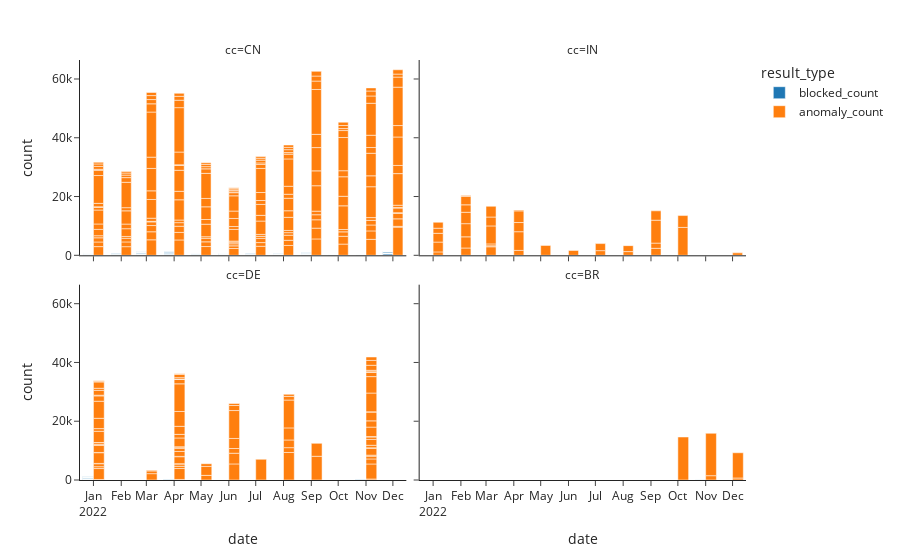

The cell this chart's notebook holds for it:
### Code cell
plot_graph(df, True)

### Figure 1 — Plotly figure (JSON) as saved in the notebook; plotly's stock layout.template omitted (floating-point values rounded to 4 significant figures; data arrays with more than 128 entries replaced by an {"elided": "..."} marker saying what was removed)
{"data": [{"alignmentgroup": "True", "hovertemplate": "result_type=blocked_count<br>cc=CN<br>date=%{x}<br>count=%{y}<extra></extra>", "legendgroup": "blocked_count", "marker": {"color": "#1F77B4", "pattern": {"shape": ""}}, "name": "blocked_count", "offsetgroup": "blocked_count", "orientation": "v", "showlegend": true, "textposition": "auto", "type": "bar", "x": {"elided": "176 str values"}, "xaxis": "x3", "y": {"elided": "176 int values"}, "yaxis": "y3"}, {"alignmentgroup": "True", "hovertemplate": "result_type=blocked_count<br>cc=IN<br>date=%{x}<br>count=%{y}<extra></extra>", "legendgroup": "blocked_count", "marker": {"color": "#1F77B4", "pattern": {"shape": ""}}, "name": "blocked_count", "offsetgroup": "blocked_count", "orientation": "v", "showlegend": false, "textposition": "auto", "type": "bar", "x": ["2022-01-01T00:00:00", "2022-01-01T00:00:00", "2022-01-01T00:00:00", "2022-01-01T00:00:00", "2022-01-01T00:00:00", "2022-02-01T00:00:00", "2022-02-01T00:00:00", "2022-02-01T00:00:00", "2022-02-01T00:00:00", "2022-02-01T00:00:00", "2022-02-01T00:00:00", "2022-02-01T00:00:00", "2022-03-01T00:00:00", "2022-03-01T00:00:00", "2022-03-01T00:00:00", "2022-03-01T00:00:00", "2022-03-01T00:00:00", "2022-03-01T00:00:00", "2022-04-01T00:00:00", "2022-04-01T00:00:00", "2022-04-01T00:00:00", "2022-04-01T00:00:00", "2022-04-01T00:00:00", "2022-05-01T00:00:00", "2022-06-01T00:00:00", "2022-07-01T00:00:00", "2022-07-01T00:00:00", "2022-08-01T00:00:00", "2022-08-01T00:00:00", "2022-09-01T00:00:00", "2022-09-01T00:00:00", "2022-09-01T00:00:00", "2022-09-01T00:00:00", "2022-10-01T00:00:00", "2022-10-01T00:00:00", "2022-12-01T00:00:00"], "xaxis": "x4", "y": [2, 1, 1, 5, 4, 1, 1, 1, 8, 2, 2, 1, 1, 1, 2, 5, 2, 2, 1, 2, 5, 1, 1, 1, 1, 1, 1, 2, 4, 1, 2, 1, 3, 2, 2, 1], "yaxis": "y4"}, {"alignmentgroup": "True", "hovertemplate": "result_type=blocked_count<br>cc=DE<br>date=%{x}<br>count=%{y}<extra></extra>", "legendgroup": "blocked_count", "marker": {"color": "#1F77B4", "pattern": {"shape": ""}}, "name": "blocked_count", "offsetgroup": "blocked_count", "orientation": "v", "showlegend": false, "textposition": "auto", "type": "bar", "x": ["2022-01-01T00:00:00", "2022-01-01T00:00:00", "2022-01-01T00:00:00", "2022-01-01T00:00:00", "2022-01-01T00:00:00", "2022-01-01T00:00:00", "2022-01-01T00:00:00", "2022-01-01T00:00:00", "2022-01-01T00:00:00", "2022-01-01T00:00:00", "2022-01-01T00:00:00", "2022-01-01T00:00:00", "2022-01-01T00:00:00", "2022-01-01T00:00:00", "2022-01-01T00:00:00", "2022-01-01T00:00:00", "2022-01-01T00:00:00", "2022-01-01T00:00:00", "2022-01-01T00:00:00", "2022-01-01T00:00:00", "2022-01-01T00:00:00", "2022-01-01T00:00:00", "2022-03-01T00:00:00", "2022-03-01T00:00:00", "2022-03-01T00:00:00", "2022-04-01T00:00:00", "2022-04-01T00:00:00", "2022-04-01T00:00:00", "2022-04-01T00:00:00", "2022-04-01T00:00:00", "2022-04-01T00:00:00", "2022-04-01T00:00:00", "2022-04-01T00:00:00", "2022-04-01T00:00:00", "2022-04-01T00:00:00", "2022-04-01T00:00:00", "2022-04-01T00:00:00", "2022-04-01T00:00:00", "2022-04-01T00:00:00", "2022-04-01T00:00:00", "2022-04-01T00:00:00", "2022-04-01T00:00:00", "2022-04-01T00:00:00", "2022-04-01T00:00:00", "2022-04-01T00:00:00", "2022-04-01T00:00:00", "2022-05-01T00:00:00", "2022-05-01T00:00:00", "2022-05-01T00:00:00", "2022-06-01T00:00:00", "2022-06-01T00:00:00", "2022-06-01T00:00:00", "2022-06-01T00:00:00", "2022-06-01T00:00:00", "2022-06-01T00:00:00", "2022-06-01T00:00:00", "2022-07-01T00:00:00", "2022-08-01T00:00:00", "2022-08-01T00:00:00", "2022-08-01T00:00:00", "2022-08-01T00:00:00", "2022-08-01T00:00:00", "2022-08-01T00:00:00", "2022-08-01T00:00:00", "2022-09-01T00:00:00", "2022-09-01T00:00:00", "2022-11-01T00:00:00", "2022-11-01T00:00:00", "2022-11-01T00:00:00", "2022-11-01T00:00:00", "2022-11-01T00:00:00", "2022-11-01T00:00:00", "2022-11-01T00:00:00", "2022-11-01T00:00:00", "2022-11-01T00:00:00", "2022-11-01T00:00:00", "2022-11-01T00:00:00", "2022-11-01T00:00:00", "2022-11-01T00:00:00", "2022-11-01T00:00:00", "2022-11-01T00:00:00", "2022-11-01T00:00:00", "2022-11-01T00:00:00", "2022-11-01T00:00:00", "2022-11-01T00:00:00", "2022-11-01T00:00:00", "2022-11-01T00:00:00", "2022-11-01T00:00:00", "2022-11-01T00:00:00"], "xaxis": "x", "y": [82, 208, 13, 15, 61, 8, 16, 88, 31, 4, 18, 28, 31, 335, 24, 18, 66, 36, 16, 3, 7, 62, 1, 1, 1, 29, 47, 2, 9, 22, 3, 2, 35, 2, 1, 7, 5, 12, 67, 1, 7, 22, 16, 2, 1, 24, 1, 1, 1, 4, 1, 7, 3, 1, 1, 1, 1, 2, 7, 2, 1, 1, 1, 2, 1, 3, 34, 42, 7, 6, 20, 4, 2, 28, 7, 2, 7, 6, 11, 54, 1, 4, 3, 22, 11, 8, 1, 3, 18], "yaxis": "y"}, {"alignmentgroup": "True", "hovertemplate": "result_type=blocked_count<br>cc=BR<br>date=%{x}<br>count=%{y}<extra></extra>", "legendgroup": "blocked_count", "marker": {"color": "#1F77B4", "pattern": {"shape": ""}}, "name": "blocked_count", "offsetgroup": "blocked_count", "orientation": "v", "showlegend": false, "textposition": "auto", "type": "bar", "x": ["2022-10-01T00:00:00", "2022-11-01T00:00:00", "2022-11-01T00:00:00", "2022-12-01T00:00:00", "2022-12-01T00:00:00"], "xaxis": "x2", "y": [1, 86, 8, 20, 1], "yaxis": "y2"}, {"alignmentgroup": "True", "hovertemplate": "result_type=anomaly_count<br>cc=CN<br>date=%{x}<br>count=%{y}<extra></extra>", "legendgroup": "anomaly_count", "marker": {"color": "#FF7F0E", "pattern": {"shape": ""}}, "name": "anomaly_count", "offsetgroup": "anomaly_count", "orientation": "v", "showlegend": true, "textposition": "auto", "type": "bar", "x": {"elided": "176 str values"}, "xaxis": "x3", "y": {"elided": "176 int values"}, "yaxis": "y3"}, {"alignmentgroup": "True", "hovertemplate": "result_type=anomaly_count<br>cc=IN<br>date=%{x}<br>count=%{y}<extra></extra>", "legendgroup": "anomaly_count", "marker": {"color": "#FF7F0E", "pattern": {"shape": ""}}, "name": "anomaly_count", "offsetgroup": "anomaly_count", "orientation": "v", "showlegend": false, "textposition": "auto", "type": "bar", "x": ["2022-01-01T00:00:00", "2022-01-01T00:00:00", "2022-01-01T00:00:00", "2022-01-01T00:00:00", "2022-01-01T00:00:00", "2022-02-01T00:00:00", "2022-02-01T00:00:00", "2022-02-01T00:00:00", "2022-02-01T00:00:00", "2022-02-01T00:00:00", "2022-02-01T00:00:00", "2022-02-01T00:00:00", "2022-03-01T00:00:00", "2022-03-01T00:00:00", "2022-03-01T00:00:00", "2022-03-01T00:00:00", "2022-03-01T00:00:00", "2022-03-01T00:00:00", "2022-04-01T00:00:00", "2022-04-01T00:00:00", "2022-04-01T00:00:00", "2022-04-01T00:00:00", "2022-04-01T00:00:00", "2022-05-01T00:00:00", "2022-06-01T00:00:00", "2022-07-01T00:00:00", "2022-07-01T00:00:00", "2022-08-01T00:00:00", "2022-08-01T00:00:00", "2022-09-01T00:00:00", "2022-09-01T00:00:00", "2022-09-01T00:00:00", "2022-09-01T00:00:00", "2022-10-01T00:00:00", "2022-10-01T00:00:00", "2022-12-01T00:00:00"], "xaxis": "x4", "y": [1157, 3343, 2985, 1735, 2024, 2487, 3800, 4476, 3879, 2538, 2834, 331, 2902, 324, 658, 6120, 3022, 3653, 1676, 6352, 3128, 3965, 337, 3364, 1652, 1588, 2398, 1258, 2031, 2379, 1771, 7797, 3182, 9491, 4033, 830], "yaxis": "y4"}, {"alignmentgroup": "True", "hovertemplate": "result_type=anomaly_count<br>cc=DE<br>date=%{x}<br>count=%{y}<extra></extra>", "legendgroup": "anomaly_count", "marker": {"color": "#FF7F0E", "pattern": {"shape": ""}}, "name": "anomaly_count", "offsetgroup": "anomaly_count", "orientation": "v", "showlegend": false, "textposition": "auto", "type": "bar", "x": ["2022-01-01T00:00:00", "2022-01-01T00:00:00", "2022-01-01T00:00:00", "2022-01-01T00:00:00", "2022-01-01T00:00:00", "2022-01-01T00:00:00", "2022-01-01T00:00:00", "2022-01-01T00:00:00", "2022-01-01T00:00:00", "2022-01-01T00:00:00", "2022-01-01T00:00:00", "2022-01-01T00:00:00", "2022-01-01T00:00:00", "2022-01-01T00:00:00", "2022-01-01T00:00:00", "2022-01-01T00:00:00", "2022-01-01T00:00:00", "2022-01-01T00:00:00", "2022-01-01T00:00:00", "2022-01-01T00:00:00", "2022-01-01T00:00:00", "2022-01-01T00:00:00", "2022-03-01T00:00:00", "2022-03-01T00:00:00", "2022-03-01T00:00:00", "2022-04-01T00:00:00", "2022-04-01T00:00:00", "2022-04-01T00:00:00", "2022-04-01T00:00:00", "2022-04-01T00:00:00", "2022-04-01T00:00:00", "2022-04-01T00:00:00", "2022-04-01T00:00:00", "2022-04-01T00:00:00", "2022-04-01T00:00:00", "2022-04-01T00:00:00", "2022-04-01T00:00:00", "2022-04-01T00:00:00", "2022-04-01T00:00:00", "2022-04-01T00:00:00", "2022-04-01T00:00:00", "2022-04-01T00:00:00", "2022-04-01T00:00:00", "2022-04-01T00:00:00", "2022-04-01T00:00:00", "2022-04-01T00:00:00", "2022-05-01T00:00:00", "2022-05-01T00:00:00", "2022-05-01T00:00:00", "2022-06-01T00:00:00", "2022-06-01T00:00:00", "2022-06-01T00:00:00", "2022-06-01T00:00:00", "2022-06-01T00:00:00", "2022-06-01T00:00:00", "2022-06-01T00:00:00", "2022-07-01T00:00:00", "2022-08-01T00:00:00", "2022-08-01T00:00:00", "2022-08-01T00:00:00", "2022-08-01T00:00:00", "2022-08-01T00:00:00", "2022-08-01T00:00:00", "2022-08-01T00:00:00", "2022-09-01T00:00:00", "2022-09-01T00:00:00", "2022-11-01T00:00:00", "2022-11-01T00:00:00", "2022-11-01T00:00:00", "2022-11-01T00:00:00", "2022-11-01T00:00:00", "2022-11-01T00:00:00", "2022-11-01T00:00:00", "2022-11-01T00:00:00", "2022-11-01T00:00:00", "2022-11-01T00:00:00", "2022-11-01T00:00:00", "2022-11-01T00:00:00", "2022-11-01T00:00:00", "2022-11-01T00:00:00", "2022-11-01T00:00:00", "2022-11-01T00:00:00", "2022-11-01T00:00:00", "2022-11-01T00:00:00", "2022-11-01T00:00:00", "2022-11-01T00:00:00", "2022-11-01T00:00:00", "2022-11-01T00:00:00", "2022-11-01T00:00:00"], "xaxis": "x", "y": [182, 3718, 622, 1019, 103, 3650, 78, 2368, 367, 604, 50, 3815, 913, 3510, 5810, 1825, 231, 1628, 728, 2143, 192, 254, 2168, 925, 227, 189, 3727, 756, 769, 112, 2376, 108, 1674, 1045, 475, 81, 2996, 1225, 2737, 5049, 9410, 1498, 114, 495, 1123, 218, 1580, 3037, 923, 5471, 3642, 1605, 3420, 9501, 1717, 668, 7049, 9370, 1640, 2616, 4108, 9470, 1264, 686, 8075, 4390, 349, 5102, 1721, 945, 336, 2378, 119, 862, 2000, 829, 144, 3214, 2126, 3022, 60, 6382, 5595, 1410, 241, 492, 1713, 1656, 1161], "yaxis": "y"}, {"alignmentgroup": "True", "hovertemplate": "result_type=anomaly_count<br>cc=BR<br>date=%{x}<br>count=%{y}<extra></extra>", "legendgroup": "anomaly_count", "marker": {"color": "#FF7F0E", "pattern": {"shape": ""}}, "name": "anomaly_count", "offsetgroup": "anomaly_count", "orientation": "v", "showlegend": false, "textposition": "auto", "type": "bar", "x": ["2022-10-01T00:00:00", "2022-11-01T00:00:00", "2022-11-01T00:00:00", "2022-12-01T00:00:00", "2022-12-01T00:00:00"], "xaxis": "x2", "y": [14636, 1471, 14422, 678, 8594], "yaxis": "y2"}], "layout": {"annotations": [{"font": {}, "showarrow": false, "text": "cc=DE", "x": 0.245, "xanchor": "center", "xref": "paper", "y": 0.465, "yanchor": "bottom", "yref": "paper"}, {"font": {}, "showarrow": false, "text": "cc=BR", "x": 0.755, "xanchor": "center", "xref": "paper", "y": 0.465, "yanchor": "bottom", "yref": "paper"}, {"font": {}, "showarrow": false, "text": "cc=CN", "x": 0.245, "xanchor": "center", "xref": "paper", "y": 1.0, "yanchor": "bottom", "yref": "paper"}, {"font": {}, "showarrow": false, "text": "cc=IN", "x": 0.755, "xanchor": "center", "xref": "paper", "y": 1.0, "yanchor": "bottom", "yref": "paper"}], "autosize": true, "barmode": "group", "legend": {"title": {"text": "result_type"}, "tracegroupgap": 0}, "margin": {"t": 60}, "xaxis": {"anchor": "y", "autorange": true, "domain": [0, 0.49], "dtick": "M1", "range": ["2021-12-17", "2022-12-16"], "tickformat": "%b\n%Y", "title": {"text": "date"}, "type": "date"}, "xaxis2": {"anchor": "y2", "autorange": true, "domain": [0.51, 1], "dtick": "M1", "matches": "x", "range": ["2021-12-17", "2022-12-16"], "tickformat": "%b\n%Y", "title": {"text": "date"}, "type": "date"}, "xaxis3": {"anchor": "y3", "autorange": true, "domain": [0, 0.49], "dtick": "M1", "matches": "x", "range": ["2021-12-17", "2022-12-16"], "showticklabels": false, "tickformat": "%b\n%Y", "type": "date"}, "xaxis4": {"anchor": "y4", "autorange": true, "domain": [0.51, 1], "dtick": "M1", "matches": "x", "range": ["2021-12-17", "2022-12-16"], "showticklabels": false, "tickformat": "%b\n%Y", "type": "date"}, "yaxis": {"anchor": "x", "autorange": true, "domain": [0, 0.465], "range": [0, 66460.0], "title": {"text": "count"}, "type": "linear"}, "yaxis2": {"anchor": "x2", "autorange": true, "domain": [0, 0.465], "matches": "y", "range": [0, 66460.0], "showticklabels": false, "type": "linear"}, "yaxis3": {"anchor": "x3", "autorange": true, "domain": [0.535, 1.0], "matches": "y", "range": [0, 66460.0], "title": {"text": "count"}, "type": "linear"}, "yaxis4": {"anchor": "x4", "autorange": true, "domain": [0.535, 1.0], "matches": "y", "range": [0, 66460.0], "showticklabels": false, "type": "linear"}}}
